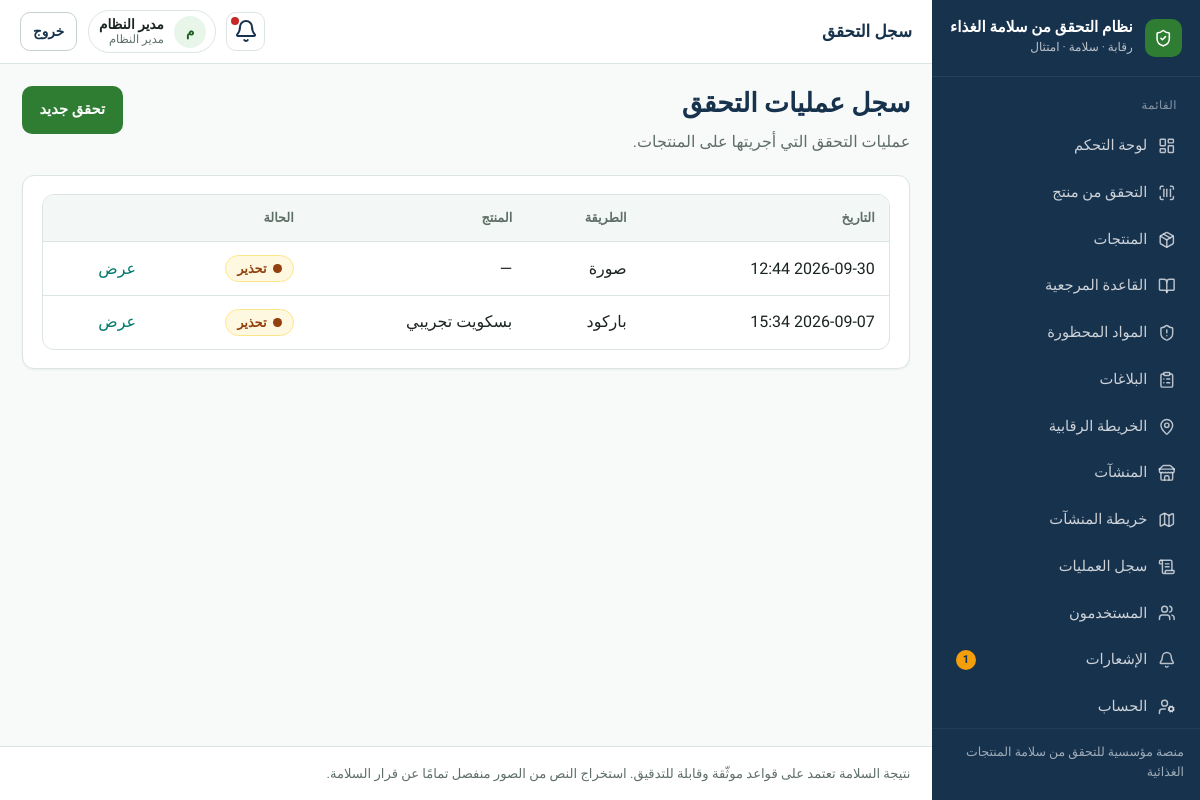
/scan/mine/ (signed in), run on the app's committed database.
### apps/accounts/models.py (models this page shows, shortened)
class User(AbstractUser):
    id = models.UUIDField(primary_key=True, default=uuid.uuid4, editable=False)
    full_name = models.CharField("الاسم الكامل", max_length=150, blank=True)
    phone = models.CharField("الهاتف", max_length=20, blank=True, null=True, unique=True)
    role = models.CharField(
        max_length=32,
        choices=Role.choices,
        default=Role.USER,
        db_index=True,
    )
    preferred_language = models.CharField(
        max_length=2,
        choices=[("ar", "العربية"), ("en", "English")],
        default="ar",
    )
    is_active = models.BooleanField(default=True)
    class Meta:
        verbose_name = "مستخدم"
        verbose_name_plural = "المستخدمون"
        ordering = ["-date_joined"]

### apps/scans/models.py (models this page shows)
class ProductScan(models.Model):
    class Method(models.TextChoices):
        BARCODE = "BARCODE", "باركود"
        SEARCH = "SEARCH", "بحث"
        IMAGE = "IMAGE", "صورة"
        TEXT = "TEXT", "نص يدوي"
    id = models.UUIDField(primary_key=True, default=uuid.uuid4, editable=False)
    user = models.ForeignKey(
        settings.AUTH_USER_MODEL,
        on_delete=models.SET_NULL,
        null=True,
        blank=True,
        related_name="scans",
    )
    product = models.ForeignKey(
        "products.Product", on_delete=models.SET_NULL, null=True, blank=True, related_name="scans"
    )
    scan_method = models.CharField(max_length=10, choices=Method.choices)
    store = models.ForeignKey(
        "stores.Store", on_delete=models.SET_NULL, null=True, blank=True, related_name="scans"
    )
    latitude = models.FloatField(null=True, blank=True)
    longitude = models.FloatField(null=True, blank=True)
    location_consent = models.BooleanField(default=False)
    query_text = models.CharField(max_length=255, blank=True)
    created_at = models.DateTimeField(auto_now_add=True)
    class Meta:
        ordering = ["-created_at"]

### apps/products/models.py (models this page shows, shortened)
class Product(models.Model):
    id = models.UUIDField(primary_key=True, default=uuid.uuid4, editable=False)
    barcode = models.CharField(max_length=50, unique=True, db_index=True)
    name_ar = models.CharField(max_length=255)
    name_en = models.CharField(max_length=255, blank=True)
    brand = models.ForeignKey(
        Brand, on_delete=models.SET_NULL, null=True, blank=True, related_name="products"
    )
    country_of_origin = models.CharField(max_length=100, blank=True)
    manufacturer = models.CharField(max_length=200, blank=True)
    image = models.ImageField(upload_to="products/", blank=True, null=True)
    expiry_date = models.DateField(null=True, blank=True)
    category = models.CharField(max_length=100, blank=True)
    created_at = models.DateTimeField(auto_now_add=True)
    updated_at = models.DateTimeField(auto_now=True)
    class Meta:
        ordering = ["name_ar"]

### apps/scans/views.py (the view)
# urls.py: path("mine/", views.my_scans, name="my_scans"),
@login_required
def my_scans(request):
    scans = (
        ProductScan.objects.filter(user=request.user)
        .select_related("product", "assessment")
        .order_by("-created_at")[:100]
    )
    return render(request, "scans/my_scans.html", {"scans": scans})

### apps/core/context_processors.py (called while the page is built)
def _item(label, url_name, icon, match_prefixes=None):
    return {
        "label": label,
        "url_name": url_name,
        "icon": icon,
        "match_prefixes": match_prefixes or [],
    }

### templates/scans/my_scans.html (shortened to what this page needs)
{% extends "base.html" %}
{% block topbar_title %}سجل التحقق{% endblock %}
{% block content %}
<div class="page-header">
  <div>
    <h1>سجل عمليات التحقق</h1>
    <p class="lead">عمليات التحقق التي أجريتها على المنتجات.</p>
  </div>
  <a class="btn btn-primary" href="{% url 'scans:hub' %}">تحقق جديد</a>
</div>
<section class="card">
  <div class="table-wrap">
    <table class="table">
      <thead>
        <tr><th>التاريخ</th><th>الطريقة</th><th>المنتج</th><th>الحالة</th><th></th></tr>
      </thead>
      <tbody>
        {% for s in scans %}
        <tr>
          <td>{{ s.created_at|date:"Y-m-d H:i" }}</td>
          <td>{{ s.get_scan_method_display }}</td>
          <td>{{ s.product.name_ar|default:s.query_text|default:"—" }}</td>
          <td>
            {% if s.assessment %}
              {% include "partials/status_badge.html" with code=s.assessment.product_status label=s.assessment.get_product_status_display %}
            {% else %}—{% endif %}
          </td>
          <td><a href="{% url 'scans:result' s.id %}">عرض</a></td>
        </tr>
        {% empty %}
        <tr><td colspan="5"><div class="empty-state"><h3>لا توجد عمليات تحقق بعد</h3><p><a class="btn btn-primary" href="{% url 'scans:hub' %}">ابدأ الآن</a></p></div></td></tr>
        {% endfor %}
      </tbody>
    </table>
  </div>
</section>
{% endblock %}

### templates/base.html (shortened to what this page needs)
{% load static %}
<!DOCTYPE html>
<html lang="ar" dir="rtl">
<head>
  <link rel="stylesheet" href="{% static 'css/design-system.css' %}">
</head>
<body class="{% block body_class %}{% endblock %}">
{% if use_app_shell %}
  <div class="app-shell">
    <aside class="sidebar" id="sidebar">
      <a class="sidebar-brand" href="{% url 'core:home' %}">
        <span class="brand-mark" aria-hidden="true"><i data-lucide="shield-check"></i></span>
        <span class="brand-text">
          <strong>{{ app_name_ar }}</strong>
          <span>رقابة · سلامة · امتثال</span>
        </span>
      </a>
      <nav class="sidebar-nav" aria-label="القائمة الرئيسية">
        <div class="nav-section">
          <div class="nav-section-title">القائمة</div>
          {% for item in nav_items %}
            <a class="nav-link {% if item.active %}active{% endif %}" href="{{ item.url }}">
              <i data-lucide="{{ item.icon }}"></i>
              <span>{{ item.label }}</span>
              {% if item.url_name == 'notifications:list' and unread_notifications %}
                <span class="nav-badge">{{ unread_notifications }}</span>
              {% endif %}
            </a>
          {% endfor %}
        </div>
      </nav>
      <div class="sidebar-footer">منصة مؤسسية للتحقق من سلامة المنتجات الغذائية</div>
    </aside>
    <div class="main-wrap">
      <header class="topbar">
        <div class="topbar-left">
          <div class="page-title-top">{% block topbar_title %}{{ app_name_ar }}{% endblock %}</div>
        </div>
        <div class="topbar-right">
          <a class="icon-btn" href="{% url 'notifications:list' %}" title="الإشعارات" aria-label="الإشعارات">
            <i data-lucide="bell"></i>
            {% if unread_notifications %}<span class="dot"></span>{% endif %}
          </a>
          <div class="user-chip">
            <span class="user-avatar">{{ user.full_name|default:user.username|make_list|first|upper }}</span>
            <span class="user-meta">
              <strong>{{ user.full_name|default:user.username }}</strong>
              <span>{{ user.get_role_display }}</span>
            </span>
          </div>
          <form method="post" action="{% url 'accounts:logout' %}">
            <button class="btn btn-secondary btn-sm" type="submit">خروج</button>
          </form>
        </div>
      </header>
{% endif %}
      <main class="content"{% if not use_app_shell %} style="max-width:1100px;margin:0 auto"{% endif %}>
        {% block content %}{% endblock %}
      </main>
{% if use_app_shell %}
      <footer class="app-footer">
        نتيجة السلامة تعتمد على قواعد موثّقة وقابلة للتدقيق. استخراج النص من الصور منفصل تمامًا عن قرار السلامة.
      </footer>
    </div>
  </div>
{% else %}
  </div>
{% endif %}
</body>
</html>

### templates/partials/status_badge.html (shortened to what this page needs)
<span class="status-badge status-{{ code }}">
  <span class="dot" aria-hidden="true"></span>
  {{ label }}
</span>

### data on the page
User: full_name|make_list "م", full_name "مدير النظام", role "مدير النظام"
ProductScan: created_at "2026-09-30 12:44", scan_method "صورة", product.name_ar "—", label "تحذير"
ProductScan: created_at "2026-09-07 15:34", scan_method "باركود", product.name_ar "بسكويت تجريبي", label "تحذير"

### other printed values
{{ app_name_ar }} "نظام التحقق من سلامة الغذاء"
{{ item.label }} "لوحة التحكم" "التحقق من منتج" "المنتجات" "القاعدة المرجعية" "المواد المحظورة" "البلاغات" "الخريطة الرقابية" "المنشآت" "خريطة المنشآت" "سجل العمليات" "المستخدمون" "الإشعارات" "الحساب"
{{ unread_notifications }} "1"
